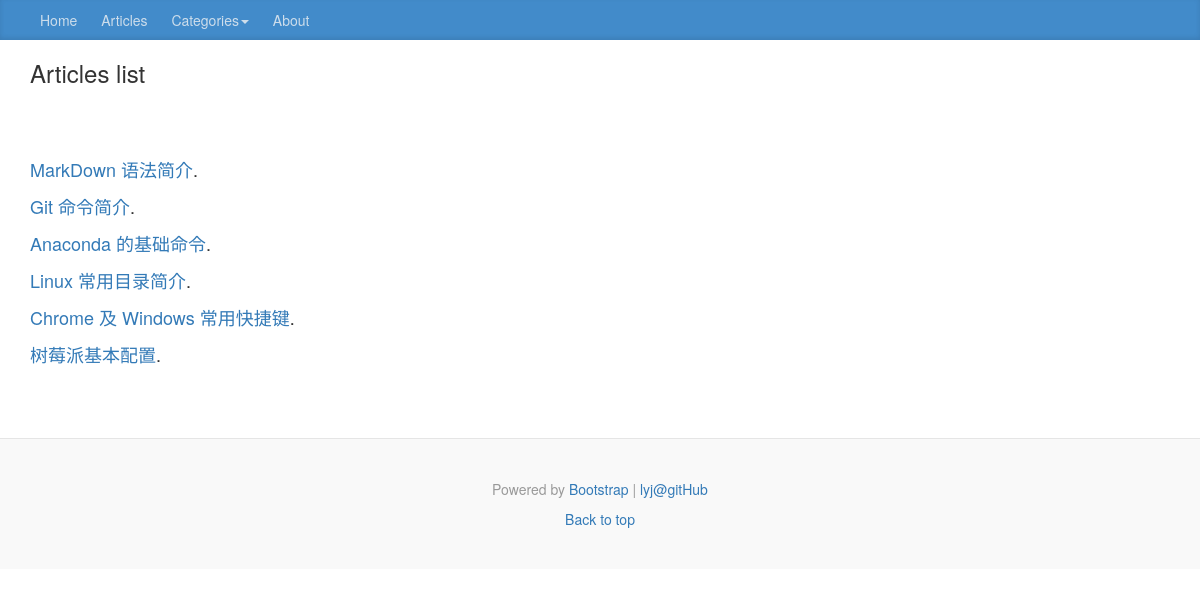
/article/all/, run on an earlier commit of the app's database.
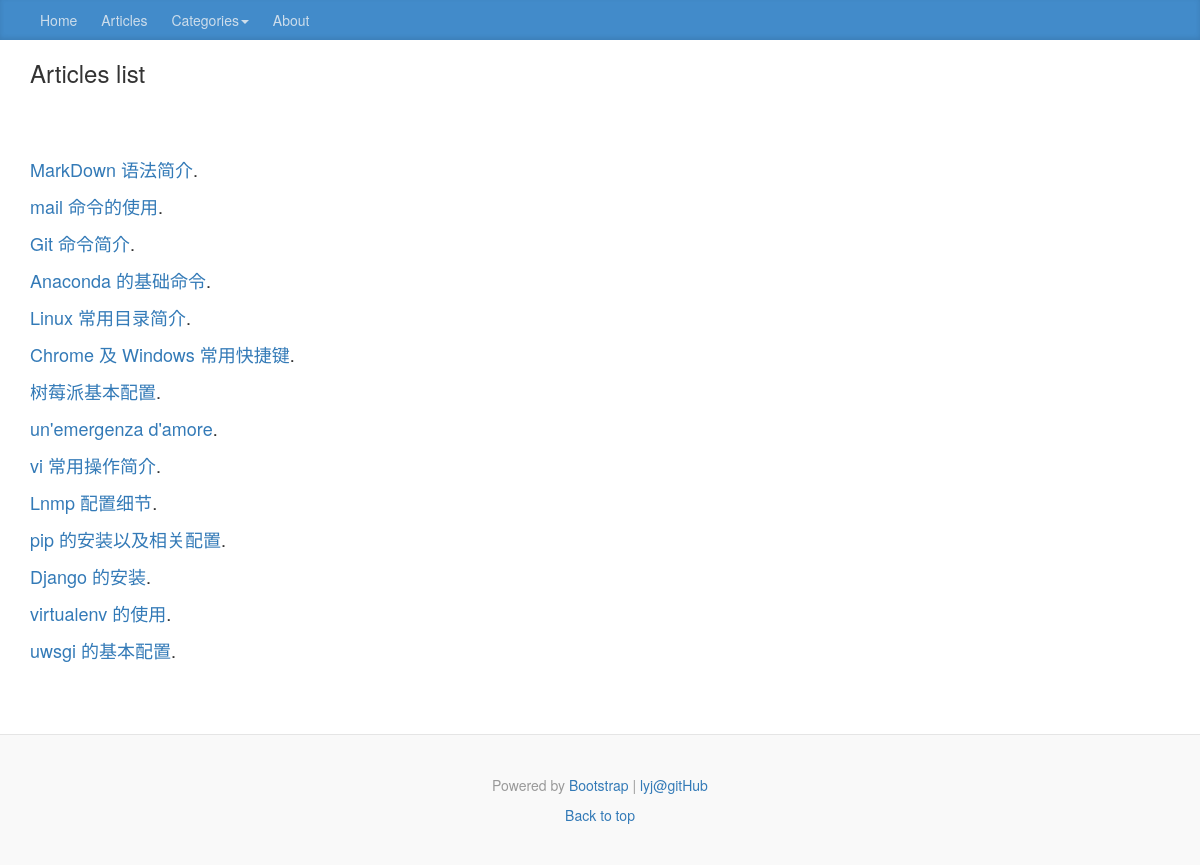
And on a later commit of the database.
### mainsite/models.py (models this page shows, shortened)
class Article(models.Model):
	aid = models.CharField(primary_key=True, max_length=200)
	orderNum = models.IntegerField()
	title = models.CharField(max_length=200)
	abstract = models.CharField(max_length=400)
	body = models.TextField()
	pubDate = models.DateTimeField(default=timezone.now)
	modDate = models.DateTimeField(default=timezone.now)
	picURL =  models.CharField(max_length=200)
	class Meta:
		ordering = ('-pubDate',)

### mainsite/views.py (the view)
# urls.py: re_path(r'^article/(\w+)/$', showArticlesList)
def showArticlesList(request, className):
	template = get_template('articlesList.html')
	articles = list()
	classes = list()
	if className == 'all':
		articles = Article.objects.all().order_by('orderNum')
	else:
		if className == 'linux':
			classes = Linux.objects.all().order_by('orderNum')
		for every in classes:
			articles.append(Article.objects.get(aid=every.article.aid))
	html = template.render(locals())
	return HttpResponse(html)

### templates/articlesList.html (shortened to what this page needs)
{% extends 'base.html' %}
{% block title %}
    <div class="blog-post">
        <div class="container">
            <div class="row">
                <div class="col-md-12 blog-main">
                    <h3>Articles list</h3>
                </div>
            </div>
        </div>
    </div>
{% endblock %}
{% block content %}
    <div class="blog-post">
        <div class="container">
            <div class="row">
                <div class="col-md-12 blog-main">
                    {% for article in articles %}
                        <p><a href="/article/{{ className }}/{{ article.aid }}">{{ article.title}}</a>.</p>
                     {% endfor %}
                </div>
            </div>
        </div>
    </div>
{% endblock %}

### templates/base.html (shortened to what this page needs)
<!DOCTYPE html>
{% load staticfiles %}
<html lang="en">
    <head>
        <link href="{% static "mainsite/css/blog.css" %}"  rel="stylesheet">
        <link href="https://maxcdn.bootstrapcdn.com/bootstrap/3.3.5/css/bootstrap.min.css" rel="stylesheet">
    </head>
    <body>
        {% include 'nav.html' %}
        {% block title %}{% endblock %}
        {% block content %}{% endblock %}
        {% include 'footer.html' %}
    </body>
</html>

### templates/nav.html (shortened to what this page needs)
<div class="blog-masthead">
    <div class="container">
        <nav class="blog-nav">
            <a class="blog-nav-item" href="/">Home</a>
            <a class="blog-nav-item" href="/article/all/">Articles</a>
            <a class="blog-nav-item dropdown dropdown-toggle" href="#" data-toggle="dropdown">
                Categories<b class="caret"></b>
            </a>
            <a class="blog-nav-item" href="/about/">About</a>
        </nav>
    </div>
</div>

### templates/footer.html
<footer class="blog-footer">
      <p>
          Powered by <a href="http://getbootstrap.com">Bootstrap</a> |
          <a href="https://github.com/Liaoyjun/"> lyj@gitHub</a>
      <p>
        <a href="#">Back to top</a>
      </p>
</footer>

### mainsite/static/mainsite/css/blog.css (style rules this page uses)
body { font-family: Georgia, "Times New Roman", Times, serif; color: #555; }
h1, .h1, h2, .h2, h3, .h3, h4, .h4, h5, .h5, h6, .h6 { margin-top: 0; font-family: "Helvetica Neue", Helvetica, Arial, sans-serif; font-weight: normal; color: #333; }
@media (min-width: 1200px) { .container { width: 970px; } }
.blog-masthead { background-color: #428bca; -webkit-box-shadow: inset 0 -2px 5px rgba(0,0,0,.1); box-shadow: inset 0 -2px 5px rgba(0,0,0,.1); }
.blog-nav-item { position: relative; display: inline-block; padding: 10px; font-weight: 500; color: #cdddeb; }
.blog-main { font-size: 18px; line-height: 1.5; }
.blog-post { margin-bottom: 60px; }
.blog-footer { padding: 40px 0; color: #999; text-align: center; background-color: #f9f9f9; border-top: 1px solid #e5e5e5; }
.blog-footer p:last-child { margin-bottom: 0; }

What changed in the data, as far as the page shows it:
added Article: title "mail 命令的使用"
added Article: title "un'emergenza d'amore"
added Article: title "vi 常用操作简介"
added Article: title "Lnmp 配置细节"
added Article: title "pip 的安装以及相关配置"
added Article: title "Django 的安装"
added Article: title "virtualenv 的使用"
added Article: title "uwsgi 的基本配置"
